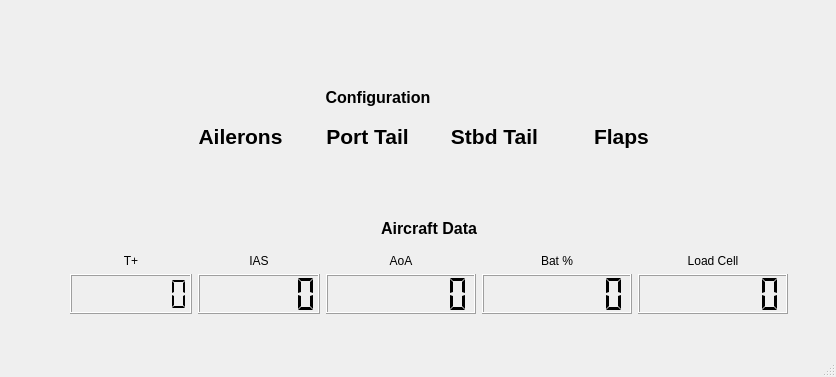
<?xml version="1.0" encoding="UTF-8"?>
<ui version="4.0">
 <class>MainWindow</class>
 <widget class="QMainWindow" name="MainWindow">
  <property name="geometry">
   <rect>
    <x>0</x>
    <y>0</y>
    <width>836</width>
    <height>377</height>
   </rect>
  </property>
  <property name="sizePolicy">
   <sizepolicy hsizetype="Fixed" vsizetype="Fixed">
    <horstretch>0</horstretch>
    <verstretch>0</verstretch>
   </sizepolicy>
  </property>
  <property name="minimumSize">
   <size>
    <width>836</width>
    <height>377</height>
   </size>
  </property>
  <property name="maximumSize">
   <size>
    <width>836</width>
    <height>377</height>
   </size>
  </property>
  <property name="windowTitle">
   <string>RAPTA Telemetry</string>
  </property>
  <property name="windowIcon">
   <iconset>
    <normaloff>icon.png</normaloff>icon.png</iconset>
  </property>
  <property name="iconSize">
   <size>
    <width>64</width>
    <height>64</height>
   </size>
  </property>
  <widget class="QWidget" name="centralwidget">
   <widget class="QWidget" name="verticalLayoutWidget_2">
    <property name="geometry">
     <rect>
      <x>70</x>
      <y>210</y>
      <width>718</width>
      <height>104</height>
     </rect>
    </property>
    <layout class="QVBoxLayout" name="AircraftBox">
     <item>
      <widget class="QLabel" name="label_2">
       <property name="text">
        <string>&lt;html&gt;&lt;head/&gt;&lt;body&gt;&lt;p align=&quot;center&quot;&gt;&lt;span style=&quot; font-size:12pt; font-weight:600;&quot;&gt;Aircraft Data&lt;/span&gt;&lt;/p&gt;&lt;/body&gt;&lt;/html&gt;</string>
       </property>
      </widget>
     </item>
     <item>
      <layout class="QGridLayout" name="gridLayout_3">
       <item row="0" column="0">
        <widget class="QLabel" name="tplus_label">
         <property name="sizePolicy">
          <sizepolicy hsizetype="Minimum" vsizetype="Minimum">
           <horstretch>0</horstretch>
           <verstretch>0</verstretch>
          </sizepolicy>
         </property>
         <property name="minimumSize">
          <size>
           <width>0</width>
           <height>0</height>
          </size>
         </property>
         <property name="baseSize">
          <size>
           <width>0</width>
           <height>0</height>
          </size>
         </property>
         <property name="styleSheet">
          <string notr="true">font: 18pt &quot;MS Shell Dlg 2&quot;;</string>
         </property>
         <property name="text">
          <string>&lt;html&gt;&lt;head/&gt;&lt;body&gt;&lt;p align=&quot;center&quot;&gt;T+&lt;/p&gt;&lt;/body&gt;&lt;/html&gt;</string>
         </property>
        </widget>
       </item>
       <item row="1" column="0">
        <widget class="QLCDNumber" name="tplus_number">
         <property name="minimumSize">
          <size>
           <width>120</width>
           <height>40</height>
          </size>
         </property>
         <property name="font">
          <font>
           <weight>50</weight>
           <bold>false</bold>
          </font>
         </property>
         <property name="digitCount">
          <number>7</number>
         </property>
         <property name="segmentStyle">
          <enum>QLCDNumber::Flat</enum>
         </property>
        </widget>
       </item>
       <item row="0" column="1" alignment="Qt::AlignHCenter">
        <widget class="QLabel" name="ias_label">
         <property name="sizePolicy">
          <sizepolicy hsizetype="Minimum" vsizetype="Minimum">
           <horstretch>0</horstretch>
           <verstretch>0</verstretch>
          </sizepolicy>
         </property>
         <property name="minimumSize">
          <size>
           <width>0</width>
           <height>0</height>
          </size>
         </property>
         <property name="baseSize">
          <size>
           <width>0</width>
           <height>0</height>
          </size>
         </property>
         <property name="styleSheet">
          <string notr="true">font: 18pt &quot;MS Shell Dlg 2&quot;;</string>
         </property>
         <property name="text">
          <string>&lt;html&gt;&lt;head/&gt;&lt;body&gt;&lt;p align=&quot;center&quot;&gt;IAS&lt;/p&gt;&lt;/body&gt;&lt;/html&gt;</string>
         </property>
        </widget>
       </item>
       <item row="1" column="2">
        <widget class="QLCDNumber" name="aoa_number">
         <property name="sizePolicy">
          <sizepolicy hsizetype="Preferred" vsizetype="Preferred">
           <horstretch>0</horstretch>
           <verstretch>0</verstretch>
          </sizepolicy>
         </property>
         <property name="minimumSize">
          <size>
           <width>150</width>
           <height>40</height>
          </size>
         </property>
         <property name="digitCount">
          <number>7</number>
         </property>
         <property name="segmentStyle">
          <enum>QLCDNumber::Flat</enum>
         </property>
        </widget>
       </item>
       <item row="0" column="2">
        <widget class="QLabel" name="aoa_label">
         <property name="sizePolicy">
          <sizepolicy hsizetype="Minimum" vsizetype="Minimum">
           <horstretch>0</horstretch>
           <verstretch>0</verstretch>
          </sizepolicy>
         </property>
         <property name="minimumSize">
          <size>
           <width>0</width>
           <height>0</height>
          </size>
         </property>
         <property name="baseSize">
          <size>
           <width>0</width>
           <height>0</height>
          </size>
         </property>
         <property name="styleSheet">
          <string notr="true">font: 18pt &quot;MS Shell Dlg 2&quot;;</string>
         </property>
         <property name="text">
          <string>&lt;html&gt;&lt;head/&gt;&lt;body&gt;&lt;p align=&quot;center&quot;&gt;AoA&lt;/p&gt;&lt;/body&gt;&lt;/html&gt;</string>
         </property>
        </widget>
       </item>
       <item row="1" column="1">
        <widget class="QLCDNumber" name="ias_number">
         <property name="sizePolicy">
          <sizepolicy hsizetype="Preferred" vsizetype="Preferred">
           <horstretch>0</horstretch>
           <verstretch>0</verstretch>
          </sizepolicy>
         </property>
         <property name="minimumSize">
          <size>
           <width>120</width>
           <height>40</height>
          </size>
         </property>
         <property name="digitCount">
          <number>6</number>
         </property>
         <property name="segmentStyle">
          <enum>QLCDNumber::Flat</enum>
         </property>
        </widget>
       </item>
       <item row="1" column="3">
        <widget class="QLCDNumber" name="bat_pct_number">
         <property name="sizePolicy">
          <sizepolicy hsizetype="Preferred" vsizetype="Preferred">
           <horstretch>0</horstretch>
           <verstretch>0</verstretch>
          </sizepolicy>
         </property>
         <property name="minimumSize">
          <size>
           <width>150</width>
           <height>40</height>
          </size>
         </property>
         <property name="digitCount">
          <number>7</number>
         </property>
         <property name="segmentStyle">
          <enum>QLCDNumber::Flat</enum>
         </property>
        </widget>
       </item>
       <item row="0" column="3">
        <widget class="QLabel" name="bat_pct_label">
         <property name="sizePolicy">
          <sizepolicy hsizetype="Minimum" vsizetype="Minimum">
           <horstretch>0</horstretch>
           <verstretch>0</verstretch>
          </sizepolicy>
         </property>
         <property name="minimumSize">
          <size>
           <width>0</width>
           <height>0</height>
          </size>
         </property>
         <property name="baseSize">
          <size>
           <width>0</width>
           <height>0</height>
          </size>
         </property>
         <property name="styleSheet">
          <string notr="true">font: 18pt &quot;MS Shell Dlg 2&quot;;</string>
         </property>
         <property name="text">
          <string>&lt;html&gt;&lt;head/&gt;&lt;body&gt;&lt;p align=&quot;center&quot;&gt;Bat %&lt;/p&gt;&lt;/body&gt;&lt;/html&gt;</string>
         </property>
        </widget>
       </item>
       <item row="0" column="4">
        <widget class="QLabel" name="load_cell_label">
         <property name="sizePolicy">
          <sizepolicy hsizetype="Minimum" vsizetype="Minimum">
           <horstretch>0</horstretch>
           <verstretch>0</verstretch>
          </sizepolicy>
         </property>
         <property name="minimumSize">
          <size>
           <width>0</width>
           <height>0</height>
          </size>
         </property>
         <property name="baseSize">
          <size>
           <width>0</width>
           <height>0</height>
          </size>
         </property>
         <property name="styleSheet">
          <string notr="true">font: 18pt &quot;MS Shell Dlg 2&quot;;</string>
         </property>
         <property name="text">
          <string>&lt;html&gt;&lt;head/&gt;&lt;body&gt;&lt;p align=&quot;center&quot;&gt;Load Cell&lt;/p&gt;&lt;/body&gt;&lt;/html&gt;</string>
         </property>
        </widget>
       </item>
       <item row="1" column="4">
        <widget class="QLCDNumber" name="load_cell_number">
         <property name="sizePolicy">
          <sizepolicy hsizetype="Preferred" vsizetype="Preferred">
           <horstretch>0</horstretch>
           <verstretch>0</verstretch>
          </sizepolicy>
         </property>
         <property name="minimumSize">
          <size>
           <width>150</width>
           <height>40</height>
          </size>
         </property>
         <property name="digitCount">
          <number>7</number>
         </property>
         <property name="segmentStyle">
          <enum>QLCDNumber::Flat</enum>
         </property>
        </widget>
       </item>
      </layout>
     </item>
    </layout>
   </widget>
   <widget class="QWidget" name="verticalLayoutWidget">
    <property name="geometry">
     <rect>
      <x>180</x>
      <y>80</y>
      <width>502</width>
      <height>113</height>
     </rect>
    </property>
    <layout class="QVBoxLayout" name="verticalLayout">
     <item>
      <layout class="QHBoxLayout" name="horizontalLayout">
       <item>
        <widget class="QLabel" name="label_3">
         <property name="text">
          <string>&lt;html&gt;&lt;head/&gt;&lt;body&gt;&lt;p align=&quot;center&quot;&gt;&lt;span style=&quot; font-size:12pt; font-weight:600;&quot;&gt;Configuration&lt;/span&gt;&lt;/p&gt;&lt;/body&gt;&lt;/html&gt;</string>
         </property>
        </widget>
       </item>
       <item>
        <widget class="QTextBrowser" name="config_label">
         <property name="maximumSize">
          <size>
           <width>100</width>
           <height>35</height>
          </size>
         </property>
         <property name="font">
          <font>
           <pointsize>16</pointsize>
          </font>
         </property>
         <property name="focusPolicy">
          <enum>Qt::NoFocus</enum>
         </property>
         <property name="styleSheet">
          <string notr="true">font: 16pt &quot;MS Shell Dlg 2&quot;;
border-color: rgb(172, 172, 172);
background-color: rgba(255, 255, 255, 0);
selection-color: rgb(122, 122, 122);</string>
         </property>
         <property name="inputMethodHints">
          <set>Qt::ImhNone</set>
         </property>
         <property name="html">
          <string>&lt;!DOCTYPE HTML PUBLIC &quot;-//W3C//DTD HTML 4.0//EN&quot; &quot;http://www.w3.org/TR/REC-html40/strict.dtd&quot;&gt;
&lt;html&gt;&lt;head&gt;&lt;meta name=&quot;qrichtext&quot; content=&quot;1&quot; /&gt;&lt;style type=&quot;text/css&quot;&gt;
p, li { white-space: pre-wrap; }
&lt;/style&gt;&lt;/head&gt;&lt;body style=&quot; font-family:'MS Shell Dlg 2'; font-size:16pt; font-weight:400; font-style:normal;&quot;&gt;
&lt;p align=&quot;center&quot; style=&quot;-qt-paragraph-type:empty; margin-top:0px; margin-bottom:0px; margin-left:0px; margin-right:0px; -qt-block-indent:0; text-indent:0px;&quot;&gt;&lt;br /&gt;&lt;/p&gt;&lt;/body&gt;&lt;/html&gt;</string>
         </property>
        </widget>
       </item>
      </layout>
     </item>
     <item>
      <layout class="QGridLayout" name="gridLayout">
       <item row="0" column="0">
        <widget class="QLabel" name="label_4">
         <property name="minimumSize">
          <size>
           <width>120</width>
           <height>0</height>
          </size>
         </property>
         <property name="text">
          <string>&lt;html&gt;&lt;head/&gt;&lt;body&gt;&lt;p align=&quot;center&quot;&gt;&lt;span style=&quot; font-size:16pt; font-weight:600;&quot;&gt;Ailerons&lt;/span&gt;&lt;/p&gt;&lt;/body&gt;&lt;/html&gt;</string>
         </property>
        </widget>
       </item>
       <item row="0" column="2">
        <widget class="QLabel" name="label_8">
         <property name="minimumSize">
          <size>
           <width>120</width>
           <height>0</height>
          </size>
         </property>
         <property name="text">
          <string>&lt;html&gt;&lt;head/&gt;&lt;body&gt;&lt;p align=&quot;center&quot;&gt;&lt;span style=&quot; font-size:16pt; font-weight:600;&quot;&gt;Stbd Tail&lt;/span&gt;&lt;/p&gt;&lt;/body&gt;&lt;/html&gt;</string>
         </property>
        </widget>
       </item>
       <item row="0" column="1">
        <widget class="QLabel" name="label_6">
         <property name="minimumSize">
          <size>
           <width>120</width>
           <height>0</height>
          </size>
         </property>
         <property name="text">
          <string>&lt;html&gt;&lt;head/&gt;&lt;body&gt;&lt;p align=&quot;center&quot;&gt;&lt;span style=&quot; font-size:16pt; font-weight:600;&quot;&gt;Port Tail&lt;/span&gt;&lt;/p&gt;&lt;/body&gt;&lt;/html&gt;</string>
         </property>
        </widget>
       </item>
       <item row="0" column="3">
        <widget class="QLabel" name="label_10">
         <property name="minimumSize">
          <size>
           <width>120</width>
           <height>0</height>
          </size>
         </property>
         <property name="text">
          <string>&lt;html&gt;&lt;head/&gt;&lt;body&gt;&lt;p align=&quot;center&quot;&gt;&lt;span style=&quot; font-size:16pt; font-weight:600;&quot;&gt;Flaps&lt;/span&gt;&lt;/p&gt;&lt;/body&gt;&lt;/html&gt;</string>
         </property>
        </widget>
       </item>
       <item row="1" column="0">
        <widget class="QTextBrowser" name="aileron_config">
         <property name="maximumSize">
          <size>
           <width>16777215</width>
           <height>35</height>
          </size>
         </property>
         <property name="focusPolicy">
          <enum>Qt::NoFocus</enum>
         </property>
         <property name="styleSheet">
          <string notr="true">font: 16pt &quot;MS Shell Dlg 2&quot;;
border-color: rgb(172, 172, 172);
background-color: rgba(255, 255, 255, 0);
selection-color: rgb(122, 122, 122);</string>
         </property>
         <property name="html">
          <string>&lt;!DOCTYPE HTML PUBLIC &quot;-//W3C//DTD HTML 4.0//EN&quot; &quot;http://www.w3.org/TR/REC-html40/strict.dtd&quot;&gt;
&lt;html&gt;&lt;head&gt;&lt;meta name=&quot;qrichtext&quot; content=&quot;1&quot; /&gt;&lt;style type=&quot;text/css&quot;&gt;
p, li { white-space: pre-wrap; }
&lt;/style&gt;&lt;/head&gt;&lt;body style=&quot; font-family:'MS Shell Dlg 2'; font-size:16pt; font-weight:400; font-style:normal;&quot;&gt;
&lt;p align=&quot;center&quot; style=&quot;-qt-paragraph-type:empty; margin-top:0px; margin-bottom:0px; margin-left:0px; margin-right:0px; -qt-block-indent:0; text-indent:0px;&quot;&gt;&lt;br /&gt;&lt;/p&gt;&lt;/body&gt;&lt;/html&gt;</string>
         </property>
        </widget>
       </item>
       <item row="1" column="1">
        <widget class="QTextBrowser" name="port_tail_config">
         <property name="maximumSize">
          <size>
           <width>16777215</width>
           <height>35</height>
          </size>
         </property>
         <property name="focusPolicy">
          <enum>Qt::NoFocus</enum>
         </property>
         <property name="styleSheet">
          <string notr="true">font: 16pt &quot;MS Shell Dlg 2&quot;;
border-color: rgb(172, 172, 172);
background-color: rgba(255, 255, 255, 0);
selection-color: rgb(122, 122, 122);</string>
         </property>
         <property name="html">
          <string>&lt;!DOCTYPE HTML PUBLIC &quot;-//W3C//DTD HTML 4.0//EN&quot; &quot;http://www.w3.org/TR/REC-html40/strict.dtd&quot;&gt;
&lt;html&gt;&lt;head&gt;&lt;meta name=&quot;qrichtext&quot; content=&quot;1&quot; /&gt;&lt;style type=&quot;text/css&quot;&gt;
p, li { white-space: pre-wrap; }
&lt;/style&gt;&lt;/head&gt;&lt;body style=&quot; font-family:'MS Shell Dlg 2'; font-size:16pt; font-weight:400; font-style:normal;&quot;&gt;
&lt;p align=&quot;center&quot; style=&quot;-qt-paragraph-type:empty; margin-top:0px; margin-bottom:0px; margin-left:0px; margin-right:0px; -qt-block-indent:0; text-indent:0px;&quot;&gt;&lt;br /&gt;&lt;/p&gt;&lt;/body&gt;&lt;/html&gt;</string>
         </property>
        </widget>
       </item>
       <item row="1" column="2">
        <widget class="QTextBrowser" name="stbd_tail_config">
         <property name="maximumSize">
          <size>
           <width>16777215</width>
           <height>35</height>
          </size>
         </property>
         <property name="focusPolicy">
          <enum>Qt::NoFocus</enum>
         </property>
         <property name="styleSheet">
          <string notr="true">font: 16pt &quot;MS Shell Dlg 2&quot;;
border-color: rgb(172, 172, 172);
background-color: rgba(255, 255, 255, 0);
selection-color: rgb(122, 122, 122);</string>
         </property>
         <property name="html">
          <string>&lt;!DOCTYPE HTML PUBLIC &quot;-//W3C//DTD HTML 4.0//EN&quot; &quot;http://www.w3.org/TR/REC-html40/strict.dtd&quot;&gt;
&lt;html&gt;&lt;head&gt;&lt;meta name=&quot;qrichtext&quot; content=&quot;1&quot; /&gt;&lt;style type=&quot;text/css&quot;&gt;
p, li { white-space: pre-wrap; }
&lt;/style&gt;&lt;/head&gt;&lt;body style=&quot; font-family:'MS Shell Dlg 2'; font-size:16pt; font-weight:400; font-style:normal;&quot;&gt;
&lt;p align=&quot;center&quot; style=&quot;-qt-paragraph-type:empty; margin-top:0px; margin-bottom:0px; margin-left:0px; margin-right:0px; -qt-block-indent:0; text-indent:0px;&quot;&gt;&lt;br /&gt;&lt;/p&gt;&lt;/body&gt;&lt;/html&gt;</string>
         </property>
        </widget>
       </item>
       <item row="1" column="3">
        <widget class="QTextBrowser" name="flap_config">
         <property name="maximumSize">
          <size>
           <width>16777215</width>
           <height>35</height>
          </size>
         </property>
         <property name="focusPolicy">
          <enum>Qt::NoFocus</enum>
         </property>
         <property name="styleSheet">
          <string notr="true">font: 16pt &quot;MS Shell Dlg 2&quot;;
border-color: rgb(172, 172, 172);
background-color: rgba(255, 255, 255, 0);
selection-color: rgb(122, 122, 122);</string>
         </property>
         <property name="html">
          <string>&lt;!DOCTYPE HTML PUBLIC &quot;-//W3C//DTD HTML 4.0//EN&quot; &quot;http://www.w3.org/TR/REC-html40/strict.dtd&quot;&gt;
&lt;html&gt;&lt;head&gt;&lt;meta name=&quot;qrichtext&quot; content=&quot;1&quot; /&gt;&lt;style type=&quot;text/css&quot;&gt;
p, li { white-space: pre-wrap; }
&lt;/style&gt;&lt;/head&gt;&lt;body style=&quot; font-family:'MS Shell Dlg 2'; font-size:16pt; font-weight:400; font-style:normal;&quot;&gt;
&lt;p align=&quot;center&quot; style=&quot;-qt-paragraph-type:empty; margin-top:0px; margin-bottom:0px; margin-left:0px; margin-right:0px; -qt-block-indent:0; text-indent:0px;&quot;&gt;&lt;br /&gt;&lt;/p&gt;&lt;/body&gt;&lt;/html&gt;</string>
         </property>
        </widget>
       </item>
      </layout>
     </item>
    </layout>
   </widget>
  </widget>
  <widget class="QMenuBar" name="menubar">
   <property name="geometry">
    <rect>
     <x>0</x>
     <y>0</y>
     <width>836</width>
     <height>21</height>
    </rect>
   </property>
  </widget>
  <widget class="QStatusBar" name="statusbar"/>
 </widget>
 <resources/>
 <connections/>
</ui>
